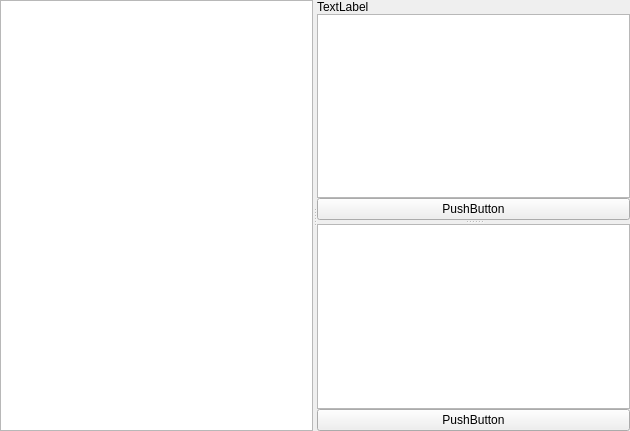
<?xml version="1.0" encoding="UTF-8"?>
<ui version="4.0">
 <class>Form</class>
 <widget class="QWidget" name="Form">
  <property name="geometry">
   <rect>
    <x>0</x>
    <y>0</y>
    <width>630</width>
    <height>431</height>
   </rect>
  </property>
  <property name="windowTitle">
   <string>Form</string>
  </property>
  <layout class="QGridLayout" name="gridLayout">
   <property name="leftMargin">
    <number>0</number>
   </property>
   <property name="topMargin">
    <number>0</number>
   </property>
   <property name="rightMargin">
    <number>0</number>
   </property>
   <property name="bottomMargin">
    <number>0</number>
   </property>
   <property name="spacing">
    <number>0</number>
   </property>
   <item row="0" column="0">
    <widget class="QStackedWidget" name="stack">
     <property name="currentIndex">
      <number>0</number>
     </property>
     <widget class="QWidget" name="catalog">
      <layout class="QGridLayout" name="gridLayout_4">
       <property name="leftMargin">
        <number>0</number>
       </property>
       <property name="topMargin">
        <number>0</number>
       </property>
       <property name="rightMargin">
        <number>0</number>
       </property>
       <property name="bottomMargin">
        <number>0</number>
       </property>
       <property name="spacing">
        <number>0</number>
       </property>
       <item row="0" column="0">
        <widget class="QSplitter" name="splitter">
         <property name="orientation">
          <enum>Qt::Horizontal</enum>
         </property>
         <widget class="QWidget" name="horizontalLayoutWidget">
          <layout class="QHBoxLayout" name="horizontalLayout">
           <property name="spacing">
            <number>0</number>
           </property>
           <item>
            <widget class="QListWidget" name="manga_list"/>
           </item>
          </layout>
         </widget>
         <widget class="QWidget" name="widget" native="true">
          <layout class="QGridLayout" name="gridLayout_5">
           <property name="leftMargin">
            <number>0</number>
           </property>
           <property name="topMargin">
            <number>0</number>
           </property>
           <property name="rightMargin">
            <number>0</number>
           </property>
           <property name="bottomMargin">
            <number>0</number>
           </property>
           <property name="spacing">
            <number>0</number>
           </property>
           <item row="0" column="0">
            <widget class="QSplitter" name="horizontal_splitter">
             <property name="orientation">
              <enum>Qt::Vertical</enum>
             </property>
             <widget class="QWidget" name="verticalLayoutWidget">
              <layout class="QVBoxLayout" name="verticalLayout">
               <property name="spacing">
                <number>0</number>
               </property>
               <item>
                <widget class="QLabel" name="manga_img">
                 <property name="text">
                  <string>TextLabel</string>
                 </property>
                </widget>
               </item>
               <item>
                <widget class="QTextEdit" name="manga_description"/>
               </item>
               <item>
                <widget class="QPushButton" name="manga_select_chapter_btn">
                 <property name="text">
                  <string>PushButton</string>
                 </property>
                </widget>
               </item>
              </layout>
             </widget>
             <widget class="QWidget" name="verticalLayoutWidget_2">
              <layout class="QVBoxLayout" name="verticalLayout_2">
               <property name="spacing">
                <number>0</number>
               </property>
               <item>
                <widget class="QListWidget" name="manga_branch"/>
               </item>
               <item>
                <widget class="QPushButton" name="manga_read_btn">
                 <property name="text">
                  <string>PushButton</string>
                 </property>
                </widget>
               </item>
              </layout>
             </widget>
            </widget>
           </item>
          </layout>
         </widget>
        </widget>
       </item>
      </layout>
     </widget>
     <widget class="QWidget" name="frame_viever">
      <property name="sizePolicy">
       <sizepolicy hsizetype="Expanding" vsizetype="Ignored">
        <horstretch>0</horstretch>
        <verstretch>0</verstretch>
       </sizepolicy>
      </property>
      <layout class="QGridLayout" name="gridLayout_2">
       <property name="sizeConstraint">
        <enum>QLayout::SetMaximumSize</enum>
       </property>
       <property name="leftMargin">
        <number>0</number>
       </property>
       <property name="topMargin">
        <number>0</number>
       </property>
       <property name="rightMargin">
        <number>0</number>
       </property>
       <property name="bottomMargin">
        <number>0</number>
       </property>
       <property name="spacing">
        <number>0</number>
       </property>
       <item row="0" column="0">
        <widget class="QScrollArea" name="scrollArea">
         <property name="verticalScrollBarPolicy">
          <enum>Qt::ScrollBarAlwaysOn</enum>
         </property>
         <property name="horizontalScrollBarPolicy">
          <enum>Qt::ScrollBarAlwaysOff</enum>
         </property>
         <property name="sizeAdjustPolicy">
          <enum>QAbstractScrollArea::AdjustToContents</enum>
         </property>
         <property name="widgetResizable">
          <bool>true</bool>
         </property>
         <property name="alignment">
          <set>Qt::AlignJustify|Qt::AlignTop</set>
         </property>
         <widget class="QWidget" name="scrollAreaWidgetContents">
          <property name="geometry">
           <rect>
            <x>0</x>
            <y>0</y>
            <width>611</width>
            <height>429</height>
           </rect>
          </property>
          <layout class="QGridLayout" name="gridLayout_3">
           <property name="sizeConstraint">
            <enum>QLayout::SetMaximumSize</enum>
           </property>
           <property name="leftMargin">
            <number>0</number>
           </property>
           <property name="topMargin">
            <number>0</number>
           </property>
           <property name="rightMargin">
            <number>0</number>
           </property>
           <property name="bottomMargin">
            <number>0</number>
           </property>
           <property name="spacing">
            <number>0</number>
           </property>
           <item row="0" column="0">
            <layout class="QVBoxLayout" name="vbox_frames">
             <property name="spacing">
              <number>0</number>
             </property>
            </layout>
           </item>
          </layout>
         </widget>
        </widget>
       </item>
      </layout>
     </widget>
    </widget>
   </item>
  </layout>
 </widget>
 <resources/>
 <connections/>
</ui>
